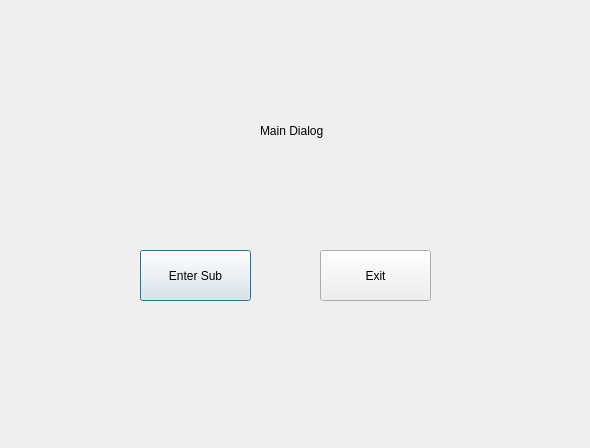
<?xml version="1.0" encoding="UTF-8"?>
<ui version="4.0">
 <class>MainDialog</class>
 <widget class="QDialog" name="MainDialog">
  <property name="geometry">
   <rect>
    <x>0</x>
    <y>0</y>
    <width>590</width>
    <height>448</height>
   </rect>
  </property>
  <property name="windowTitle">
   <string>MainDialog</string>
  </property>
  <widget class="QLabel" name="label">
   <property name="geometry">
    <rect>
     <x>260</x>
     <y>110</y>
     <width>161</width>
     <height>41</height>
    </rect>
   </property>
   <property name="text">
    <string>Main Dialog</string>
   </property>
  </widget>
  <widget class="QPushButton" name="btnEnter">
   <property name="geometry">
    <rect>
     <x>140</x>
     <y>250</y>
     <width>111</width>
     <height>51</height>
    </rect>
   </property>
   <property name="text">
    <string>Enter Sub</string>
   </property>
  </widget>
  <widget class="QPushButton" name="btnExit">
   <property name="geometry">
    <rect>
     <x>320</x>
     <y>250</y>
     <width>111</width>
     <height>51</height>
    </rect>
   </property>
   <property name="text">
    <string>Exit</string>
   </property>
  </widget>
 </widget>
 <layoutdefault spacing="6" margin="11"/>
 <resources/>
 <connections>
  <connection>
   <sender>btnExit</sender>
   <signal>clicked()</signal>
   <receiver>MainDialog</receiver>
   <slot>reject()</slot>
   <hints>
    <hint type="sourcelabel">
     <x>371</x>
     <y>266</y>
    </hint>
    <hint type="destinationlabel">
     <x>510</x>
     <y>191</y>
    </hint>
   </hints>
  </connection>
 </connections>
</ui>
